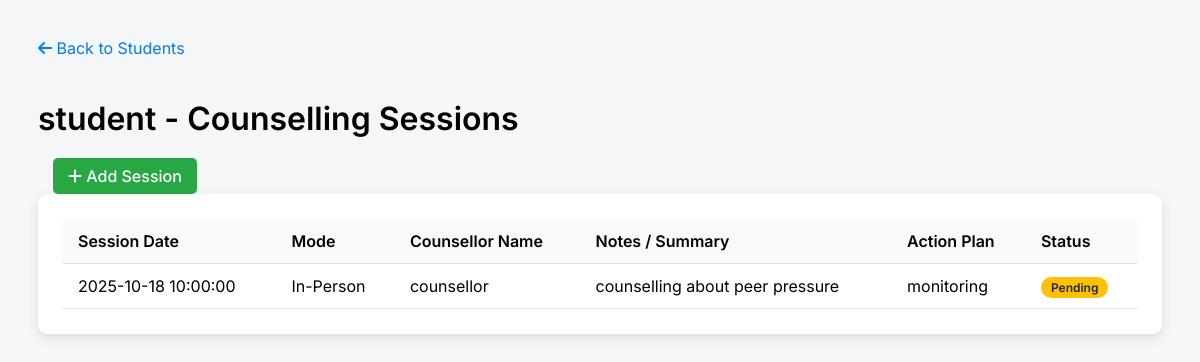
The page /view_sessions.php?student_id=8 (signed in) on the database as committed earlier.
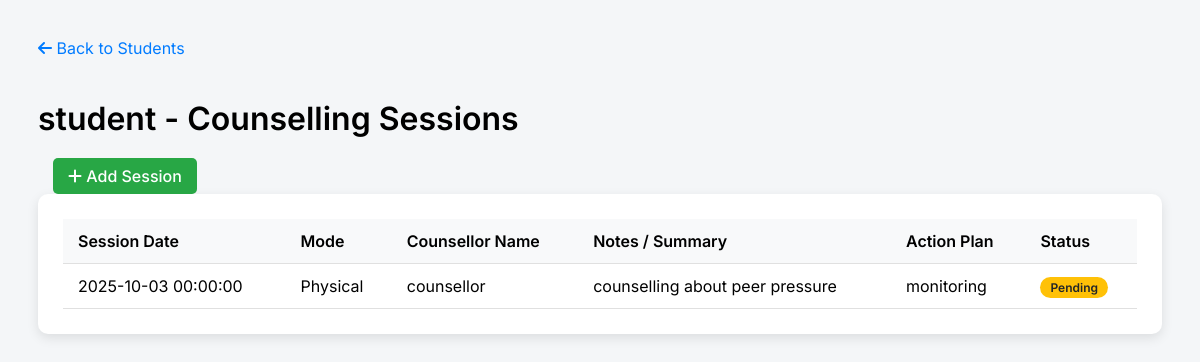
The same page on the database as committed later.
### tables this page shows
CREATE TABLE `sessions` (
  `id` int(10) UNSIGNED NOT NULL,
  `student_id` int(10) UNSIGNED NOT NULL,
  `counsellor_id` int(10) UNSIGNED NOT NULL,
  `session_date` datetime NOT NULL,
  `mode` varchar(50) DEFAULT NULL,
  `notes` text DEFAULT NULL,
  `action_plan` text DEFAULT NULL,
  `status` varchar(50) DEFAULT 'Pending',
  `created_at` datetime DEFAULT current_timestamp(),
  `updated_at` datetime DEFAULT current_timestamp() ON UPDATE current_timestamp()
);

CREATE TABLE `users` (
  `id` int(10) UNSIGNED NOT NULL,
  `reg_no` varchar(50) DEFAULT NULL,
  `name` varchar(150) NOT NULL,
  `email` varchar(150) NOT NULL,
  `profile_pic` varchar(255) DEFAULT NULL,
  `password_hash` varchar(255) NOT NULL,
  `role` varchar(20) NOT NULL DEFAULT 'student',
  `status` varchar(20) NOT NULL DEFAULT 'pending',
  `created_at` timestamp NOT NULL DEFAULT current_timestamp()
);

### view_sessions.php (the view, shortened to what this page needs)
<?php
require 'db.php';
$student_id = $_GET['student_id'] ?? null;
$stmt = $pdo->prepare("SELECT name, reg_no FROM users WHERE id = ? AND role='student'");
$stmt->execute([$student_id]);
$student = $stmt->fetch(PDO::FETCH_ASSOC);
$stmt = $pdo->prepare("
    SELECT s.session_date, s.mode, u.name AS counsellor_name, s.notes, s.action_plan, s.status
    FROM sessions s
    JOIN users u ON s.counsellor_id = u.id
    WHERE s.student_id = ?
    ORDER BY s.session_date DESC
");
$stmt->execute([$student_id]);
$sessions = $stmt->fetchAll(PDO::FETCH_ASSOC);
?>
<!DOCTYPE html>
<html>
<head>
    <link rel="stylesheet" href="https://cdnjs.cloudflare.com/ajax/libs/font-awesome/6.4.0/css/all.min.css">
</head>
<body>
<a class="back-btn" href="student.php"><i class="fa fa-arrow-left"></i> Back to Students</a>
<h1><?= htmlspecialchars($student['name']) ?> - Counselling Sessions</h1>
<a href="add_session.php?student_id=<?= $student_id ?>" class="add-session-btn">
    <i class="fa fa-plus"></i> Add Session
</a>
<div class="card">
    <table>
        <thead>
            <tr>
                <th>Session Date</th>
                <th>Mode</th>
                <th>Counsellor Name</th>
                <th>Notes / Summary</th>
                <th>Action Plan</th>
                <th>Status</th>
            </tr>
        </thead>
        <tbody>
            <?php if ($sessions): ?>
                <?php foreach($sessions as $s): ?>
                    <?php
                        $statusClass = match(strtolower($s['status'])) {
                            'completed' => 'tag-completed',
                            'pending' => 'tag-pending',
                            'cancelled' => 'tag-cancelled',
                            default => ''
                        };
                    ?>
                    <tr>
                        <td><?= htmlspecialchars($s['session_date']) ?></td>
                        <td><?= htmlspecialchars($s['mode']) ?></td>
                        <td><?= htmlspecialchars($s['counsellor_name']) ?></td>
                        <td><?= htmlspecialchars($s['notes']) ?></td>
                        <td><?= htmlspecialchars($s['action_plan']) ?></td>
                        <td><span class="tag <?= $statusClass ?>"><?= htmlspecialchars($s['status']) ?></span></td>
                    </tr>
                <?php endforeach; ?>
            <?php else: ?>
                <tr><td colspan="6" style="text-align:center;">No sessions found for this student.</td></tr>
            <?php endif; ?>
        </tbody>
    </table>
</div>
</body>
</html>

Rows that differ between the two databases and show on the page:
changed sessions "counselling about peer pressure": session_date "2025-10-18 10:00:00" → "2025-10-03 00:00:00"; mode "In-Person" → "Physical"
